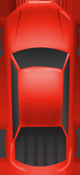
#> input picture games/car_game/images/car.png, 80 x 175 px, given in place of Girl.mp4, which was not available
$ python utils.py
#> lines starting #> are read from the running program, lines starting #| are printed output that depends on the picture; after the words box and inside, x2 and y2 are one past the last pixel; in counts of white or black regions, pixels touching at a corner belong together; pictures that were not available may be replaced by others from this repository, and a replacement may not be noted
#> in main, img is the input picture: shape (175, 80, 3); mean B, G, R 40, 50.1, 162.9
'''

Author: Asadullah Dal
Youtube Channel: https://www.youtube.com/c/aiphile

'''

import cv2 as cv
import numpy as np

# colors
# values =(blue, green, red) opencv accepts BGR values not RGB
BLACK = (0, 0, 0)
WHITE = (255, 255, 255)
BLUE = (255, 0, 0)
RED = (0, 0, 255)
CYAN = (255, 255, 0)
YELLOW = (0, 255, 255)
MAGENTA = (255, 0, 255)
GRAY = (128, 128, 128)
GREEN = (0, 255, 0)
PURPLE = (128, 0, 128)
ORANGE = (0, 165, 255)
PINK = (147, 20, 255)
points_list = [(200, 300), (150, 150), (400, 200)]


def drawColor(img, colors):
    x, y = 0, 10
    w, h = 20, 30

    for color in colors:
        x += w + 5
        # y += 10
        cv.rectangle(img, (x - 6, y - 5), (x + w + 5, y + h + 5), (10, 50, 10), -1)
        cv.rectangle(img, (x, y), (x + w, y + h), color, -1)
#> this loop made 12 passes
#> (color, x) on passes 1 to 12: ((0, 0, 0), 25), ((255, 255, 255), 50), ((255, 0, 0), 75), ((0, 0, 255), 100), ((255, 255, 0), 125), ((0, 255, 255), 150), ((255, 0, 255), 175), ((128, 128, 128), 200), ((0, 255, 0), 225), ((128, 0, 128), 250), ((0, 165, 255), 275), ((147, 20, 255), 300)
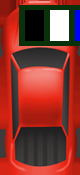
#> img: shape (175, 80, 3); 17.86% of pixels changed, all inside (x1, y1, x2, y2) = (19, 5, 80, 46)
#> after the loop, x = 300


def colorBackgroundText(img, text, font, fontScale, textPos, textThickness=1, textColor=(0, 255, 0), bgColor=(0, 0, 0),
                        pad_x=3, pad_y=3):
    """
    Draws text with background, with  control transparency
    @param img:(mat) which you want to draw text
    @param text: (string) text you want draw
    @param font: fonts face, like FONT_HERSHEY_COMPLEX, FONT_HERSHEY_PLAIN etc.
    @param fontScale: (double) the size of text, how big it should be.
    @param textPos: tuple(x,y) position where you want to draw text
    @param textThickness:(int) fonts weight, how bold it should be
    @param textPos: tuple(x,y) position where you want to draw text
    @param textThickness:(int) fonts weight, how bold it should be.
    @param textColor: tuple(BGR), values -->0 to 255 each
    @param bgColor: tuple(BGR), values -->0 to 255 each
    @param pad_x: int(pixels)  padding of in x direction
    @param pad_y: int(pixels) 1 to 1.0 (), controls transparency of  text background
    @return: img(mat) with draw with background
    """
    (t_w, t_h), _ = cv.getTextSize(text, font, fontScale, textThickness)  # getting the text size
    x, y = textPos
    cv.rectangle(img, (x - pad_x, y + pad_y), (x + t_w + pad_x, y - t_h - pad_y), bgColor, -1)  # draw rectangle
    cv.putText(img, text, textPos, font, fontScale, textColor, textThickness)  # draw in text

    return img


def textWithBackground(img, text, font, fontScale, textPos, textThickness=1, textColor=(0, 255, 0), bgColor=(0, 0, 0),
                       pad_x=3, pad_y=3, bgOpacity=0.5):
    """
    Draws text with background, with  control transparency
    @param img:(mat) which you want to draw text
    @param text: (string) text you want draw
    @param font: fonts face, like FONT_HERSHEY_COMPLEX, FONT_HERSHEY_PLAIN etc.
    @param fontScale: (double) the size of text, how big it should be.
    @param textPos: tuple(x,y) position where you want to draw text
    @param textThickness:(int) fonts weight, how bold it should be
    @param textPos: tuple(x,y) position where you want to draw text
    @param textThickness:(int) fonts weight, how bold it should be.
    @param textColor: tuple(BGR), values -->0 to 255 each
    @param bgColor: tuple(BGR), values -->0 to 255 each
    @param pad_x: int(pixels)  padding of in x direction
    @param pad_y: int(pixels) 1 to 1.0 (), controls transparency of  text background
    @return: img(mat) with draw with background
    """
    (t_w, t_h), _ = cv.getTextSize(text, font, fontScale, textThickness)  # getting the text size
    x, y = textPos
    overlay = img.copy()  # coping the image
    cv.rectangle(overlay, (x - pad_x, y + pad_y), (x + t_w + pad_x, y - t_h - pad_y), bgColor, -1)  # draw rectangle
    new_img = cv.addWeighted(overlay, bgOpacity, img, 1 - bgOpacity, 0)  # overlaying the rectangle on the image.
    cv.putText(new_img, text, textPos, font, fontScale, textColor, textThickness)  # draw in text
    img = new_img

    return img


def textBlurBackground(img, text, font, fontScale, textPos, textThickness=1, textColor=(0, 255, 0), kneral=(33, 33),
                       pad_x=3, pad_y=3):
    """
    Draw text with background blured,  control the blur value, with kernal(odd, odd)
    @param img:(mat) which you want to draw text
    @param text: (string) text you want draw
    @param font: fonts face, like FONT_HERSHEY_COMPLEX, FONT_HERSHEY_PLAIN etc.
    @param fontScale: (double) the size of text, how big it should be.
    @param textPos: tuple(x,y) position where you want to draw text
    @param textThickness:(int) fonts weight, how bold it should be.
    @param textColor: tuple(BGR), values -->0 to 255 each
    @param kneral: tuple(3,3) int as odd number:  higher the value, more blurry background would be
    @param pad_x: int(pixels)  padding of in x direction
    @param pad_y: int(pixels)  padding of in y direction
    @return: img mat, with text drawn, with background blured

    call the function:
     img =textBlurBackground(img, 'Blured Background Text', cv2.FONT_HERSHEY_COMPLEX, 0.9, (20, 60),2, (0,255, 0), (49,49), 13, 13 )
    """
#> called with text = 'Blured Background Text', font = 3, fontScale = 0.8, textPos = (60, 140), textThickness = 2, textColor = (0, 255, 255), kneral = (71, 71), pad_x = 13

    (t_w, t_h), _ = cv.getTextSize(text, font, fontScale, textThickness)  # getting the text size
#> t_w = 338; t_h = 18
    x, y = textPos
    blur_roi = img[y - pad_y - t_h: y + pad_y, x - pad_x:x + t_w + pad_x]  # croping Text Background
    img[y - pad_y - t_h: y + pad_y, x - pad_x:x + t_w + pad_x] = cv.blur(blur_roi,
                                                                         kneral)  # merging the blured background to img
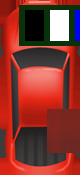
#> img: shape (175, 80, 3); 10.37% of pixels changed, all inside (x1, y1, x2, y2) = (47, 109, 80, 153)
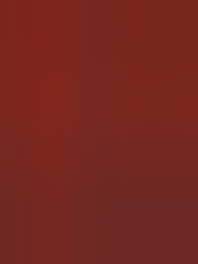
#> blur_roi: shape (44, 33, 3) (shown 6 times larger); mean B, G, R 32, 39.1, 118.2
    cv.putText(img, text, textPos, font, fontScale, textColor, textThickness)
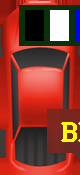
#> img: shape (175, 80, 3); 1.54% of pixels changed, all inside (x1, y1, x2, y2) = (61, 122, 80, 142)
    # cv.imshow('blur roi', blur_roi)
    # cv.imshow('blured', img)

    return img


def fillPolyTrans(img, points, color, opacity):
    """
    @param img: (mat) input image, where shape is drawn.
    @param points: list [tuples(int, int) these are the points custom shape,FillPoly
    @param color: (tuples (int, int, int)
    @param opacity:  it is transparency of image.
    @return: img(mat) image with rectangle draw.

    """
    list_to_np_array = np.array(points, dtype=np.int32)
    overlay = img.copy()  # coping the image
    cv.fillPoly(overlay, [list_to_np_array], color)
    new_img = cv.addWeighted(overlay, opacity, img, 1 - opacity, 0)
    # print(points_list)
    img = new_img
    cv.polylines(img, [list_to_np_array], True, color, 1, cv.LINE_AA)
    return img


# [4 lines of commented-out code are left out]

def rectTrans(img, pt1, pt2, color, thickness, opacity):
    """

    @param img: (mat) input image, where shape is drawn.
    @param pt1: tuple(int,int) it specifies the starting point(x,y) os rectangle
    @param pt2: tuple(int,int)  it nothing but width and height of rectangle
    @param color: (tuples (int, int, int), it tuples of BGR values
    @param thickness: it thickness of board line rectangle, if (-1) passed then rectangle will be fulled with color.
    @param opacity:  it is transparency of image.
    @return:
    """
    overlay = img.copy()
    cv.rectangle(overlay, pt1, pt2, color, thickness)
    new_img = cv.addWeighted(overlay, opacity, img, 1 - opacity, 0)  # overlaying the rectangle on the image.
    img = new_img

    return img


def main():
    cap = cv.VideoCapture('Girl.mp4')
    counter = 0
    while True:
        success, img = cap.read()
        # img = np.zeros((1000,1000, 3), dtype=np.uint8)
        img = rectTrans(img, pt1=(30, 320), pt2=(160, 260), color=(0, 255, 255), thickness=-1, opacity=0.6)
        img = fillPolyTrans(img=img, points=points_list, color=(0, 255, 0), opacity=.5)
        drawColor(img, [BLACK, WHITE, BLUE, RED, CYAN, YELLOW, MAGENTA, GRAY, GREEN, PURPLE, ORANGE, PINK])
        textBlurBackground(img, 'Blured Background Text', cv.FONT_HERSHEY_COMPLEX, 0.8, (60, 140), 2, YELLOW, (71, 71),
                           13, 13)
        img = textWithBackground(img, 'Colored Background Texts', cv.FONT_HERSHEY_SIMPLEX, 0.8, (60, 80),
                                 textThickness=2, bgColor=GREEN, textColor=BLACK, bgOpacity=0.7, pad_x=6, pad_y=6)
#> in textWithBackground, `(t_w, t_h), _ = cv.getTextSize(text, font, fontScale, textThickness)`: t_w = 332; t_h = 18
#> in textWithBackground, `cv.rectangle(overlay, (x - pad_x, y + pad_y), (x + t_w + pad_x, y - t_..`:
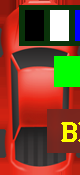
#> overlay: shape (175, 80, 3); 5.76% of pixels changed, all inside (x1, y1, x2, y2) = (54, 56, 80, 87)
#> in textWithBackground, `cv.putText(new_img, text, textPos, font, fontScale, textColor, textThi..`:
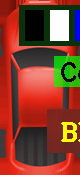
#> new_img: shape (175, 80, 3); mean B, G, R 45.4, 65.4, 132
        imgGray = cv.cvtColor(img, cv.COLOR_BGR2GRAY)
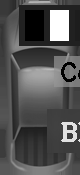
#> imgGray: shape (175, 80); min 0, max 255, mean 83
        # cv.imwrite('color_image.png', img)
        counter += 1
        cv.imshow('img', img)
        cv.imwrite(f'image/image_{counter}.png', img)
        if cv.waitKey(1) == ord('q'):
#> (key q is pressed here)
            break


if __name__ == "__main__":
    main()

$ run again, on games/car_game/images/pickup_truck.png
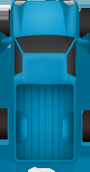
#> input picture games/car_game/images/pickup_truck.png, 90 x 172 px, given in place of Girl.mp4, which was not available
#> in main, img is the input picture: shape (172, 90, 3); mean B, G, R 144.9, 112.6, 18.4
#> the loop in drawColor, `for color in colors:` made 12 passes
#> (color, x) on passes 1 to 8: ((0, 0, 0), 25), ((255, 255, 255), 50), ((255, 0, 0), 75), ((0, 0, 255), 100), ((255, 255, 0), 125), ((0, 255, 255), 150), ((255, 0, 255), 175), ((128, 128, 128), 200)
#> after the loop in drawColor, `for color in colors:`:
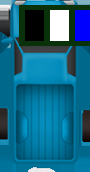
#> img: shape (172, 90, 3); 18.8% of pixels changed, all inside (x1, y1, x2, y2) = (19, 5, 90, 46)
#> after the loop in drawColor, `for color in colors:`: x = 300
#> in textBlurBackground, `(t_w, t_h), _ = cv.getTextSize(text, font, fontScale, textThickness)`: t_w = 338; t_h = 18
#> in textWithBackground, `(t_w, t_h), _ = cv.getTextSize(text, font, fontScale, textThickness)`: t_w = 332; t_h = 18
#> overlay: shape (172, 90, 3); mean B, G, R 121.7, 117.1, 26.6
#> in main, `imgGray = cv.cvtColor(img, cv.COLOR_BGR2GRAY)`:
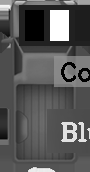
#> imgGray: shape (172, 90); min 0, max 255, mean 87.3

$ run again, on games/car_game/images/semi_trailer.png
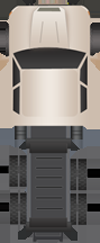
#> input picture games/car_game/images/semi_trailer.png, 100 x 243 px, given in place of Girl.mp4, which was not available
#> in main, img is the input picture: shape (243, 100, 3); mean B, G, R 117.1, 121.2, 126.3
#> the loop in drawColor, `for color in colors:` made 12 passes
#> (color, x) on passes 1 to 8: ((0, 0, 0), 25), ((255, 255, 255), 50), ((255, 0, 0), 75), ((0, 0, 255), 100), ((255, 255, 0), 125), ((0, 255, 255), 150), ((255, 0, 255), 175), ((128, 128, 128), 200)
#> after the loop in drawColor, `for color in colors:`:
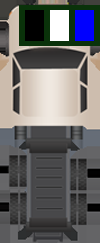
#> img: shape (243, 100, 3); 13.67% of pixels changed, all inside (x1, y1, x2, y2) = (19, 5, 100, 46)
#> after the loop in drawColor, `for color in colors:`: x = 300
#> in textBlurBackground, `(t_w, t_h), _ = cv.getTextSize(text, font, fontScale, textThickness)`: t_w = 338; t_h = 18
#> in textWithBackground, `(t_w, t_h), _ = cv.getTextSize(text, font, fontScale, textThickness)`: t_w = 332; t_h = 18
#> overlay: shape (243, 100, 3); mean B, G, R 96, 113.6, 99
#> in main, `imgGray = cv.cvtColor(img, cv.COLOR_BGR2GRAY)`:
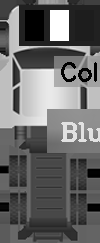
#> imgGray: shape (243, 100); min 0, max 255, mean 105.4
